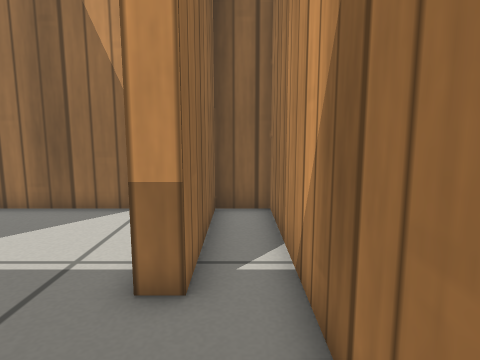
View 1 (above)

16 first-person views from a walk through a robot-simulator world made for Gazebo. The camera is 0.46 m above the floor, tilts 8° down and sees 75° across. The floor is counted in squares, 0.2 m on a side. Each view is taken from the middle of a square. On the plan, view 1 faces up. The plan holds only what a view shows up to about 18 squares ahead; the rest is blank. Gazebo's built-in surfaces are drawn with simple patterns.

View 2
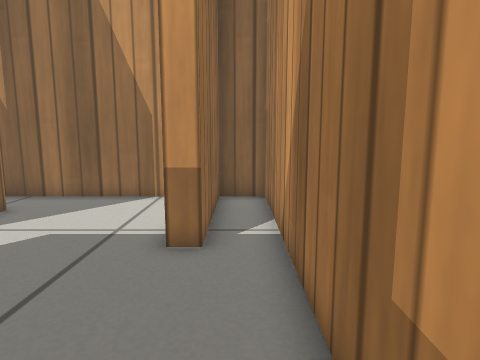

View 3
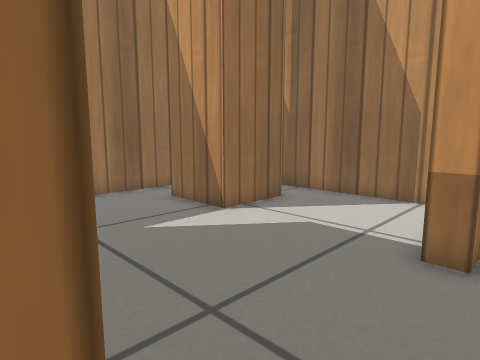

View 4
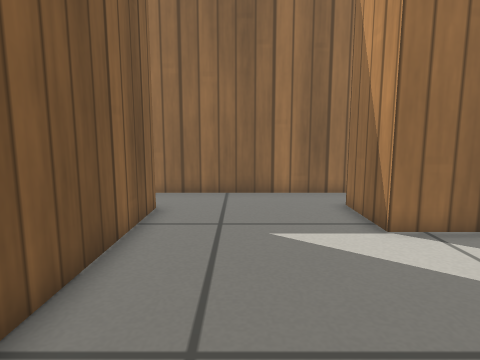

View 5
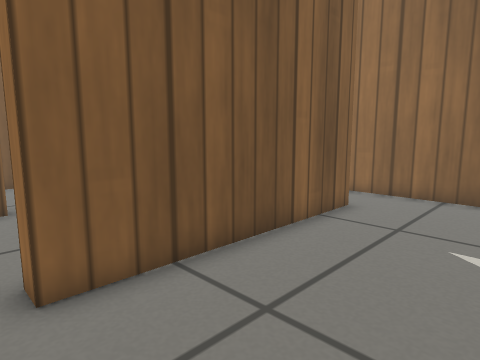

View 6
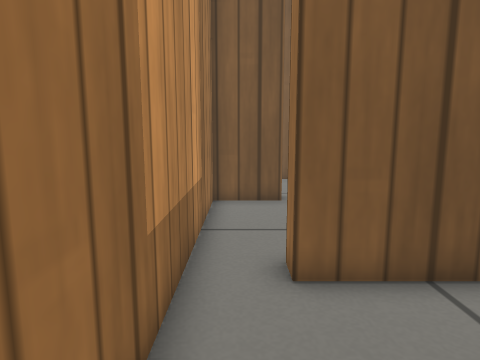

View 7
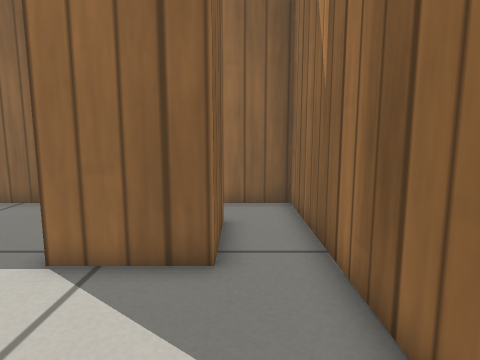

View 8
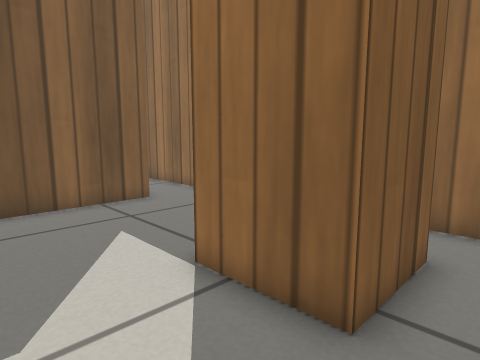

View 9
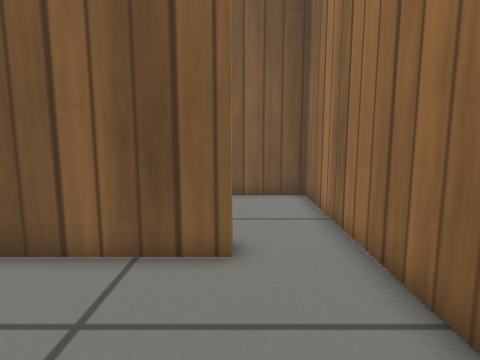

View 10
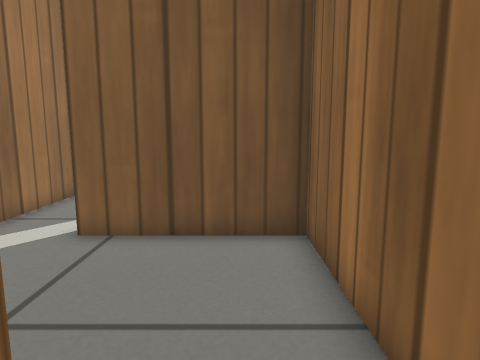

View 11
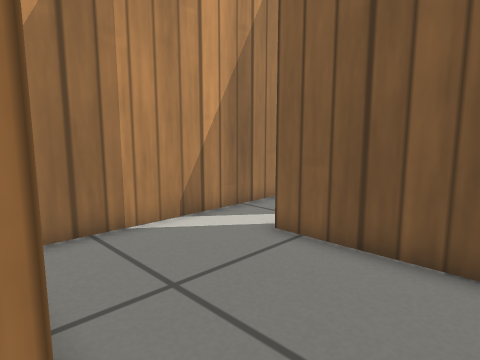

View 12
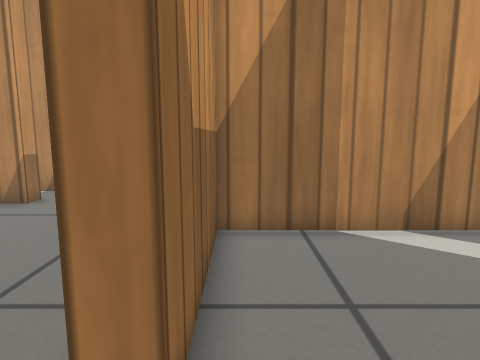

View 13
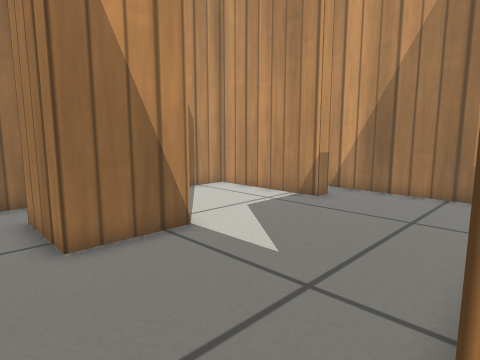

View 14
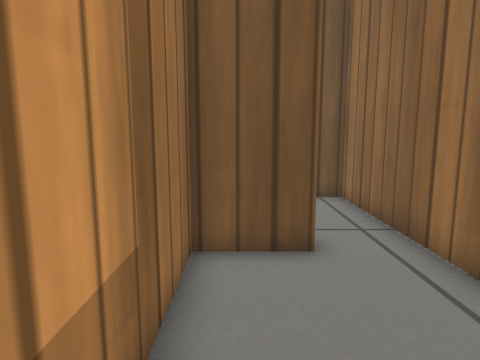

View 15
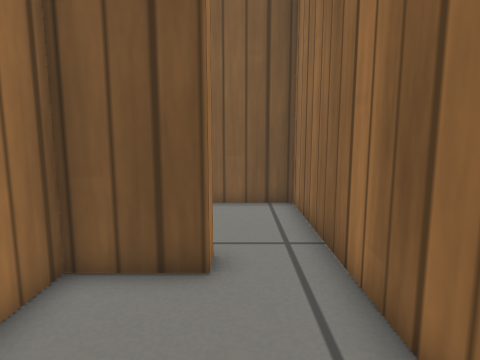

View 16
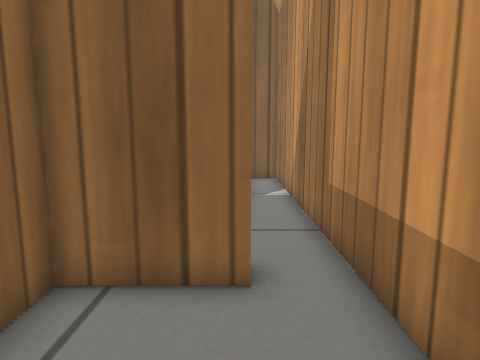

### Floor plan
Points are (right, up) in squares from view 1. A wall is a line through its corners. A room is listed if a view was taken in it or the views show most of it. See-through windows are left out.
Room 1 (views 1, 2, 3, 4, 5, 6, 14)
walls: (-0.8, -1.7) (-0.8, -2.5); (1, -2.6) (1, 9.8) (-0.8, 9.8) (-0.8, 4.3) (-1.5, 4.3)
ways out: opening at (-1, 1.5) to room 2; opening at (0, -2) to room 5
Room 2 (views 7, 8, 9, 10, 11, 13)
walls: (-7.3, 4.5) (-10.3, 4.5) (-10.3, 7.6) (-7.3, 7.6) (-7.3, 4.5); (-1.5, 4.3) (-1.5, 9.8) (-12.5, 9.8) (-12.5, -2.6); (-9.8, -2.5) (-9.8, -1.7) (-0.8, -1.7)
ways out: opening at (-1, 1.5) to room 1; opening at (-11, -2) to room 3
Room 3 (view 12)
walls: (-12.5, -2.6) (-12.5, -8) (-9.6, -8)
ways out: opening at (-11, -2) to room 2; opening at (-8.5, -5) to room 6
Room 4 (view 15)
walls: (-3.8, -5.1) (-3.8, -9.6); (-1.5, -8.7) (-1.5, -8); (-0.8, -2.5) (-3.8, -2.5) (-3.8, -3.5)
ways out: opening at (-1, -5) to room 5; opening at (-2.5, -8.5) to room 7
Room 5 (view 16)
walls: (-1.5, -8) (1, -8) (1, -2.6)
ways out: opening at (0, -2) to room 1; opening at (-1, -5) to room 4
Room 6 (no view inside)
walls: (-9.6, -8) (-7.1, -8); (-4.6, -9.5) (-4.6, -2.5) (-9.8, -2.5)
ways out: opening at (-8.5, -5) to room 3; opening at (-6, -8.5)
Room 7 (no view inside)
walls: (-3.8, -9.6) (-3.8, -13.6) (-1, -13.6)
ways out: opening at (-2.5, -8.5) to room 4; opening at (-1, -11.5)

Where each view was taken, in squares from view 1:
view 1: 0 up, 0 right, facing up
view 2: 2 down, 0 right, facing up
view 3: 2 down, 0 right, facing up-left
view 4: 1 up, 0 right, facing left
view 5: 3 up, 0 right, facing down-left
view 6: 3 up, 0 right, facing down
view 7: 8 up, 2 left, facing left
view 8: 9 up, 4 left, facing down-left
view 9: 4 up, 10 left, facing down
view 10: 1 down, 11 left, facing down
view 11: 2 down, 12 left, facing down-right
view 12: 3 down, 12 left, facing right
view 13: 2 down, 12 left, facing up-right
view 14: 2 down, 0 right, facing down
view 15: 3 down, 2 left, facing down
view 16: 7 down, 1 left, facing up
